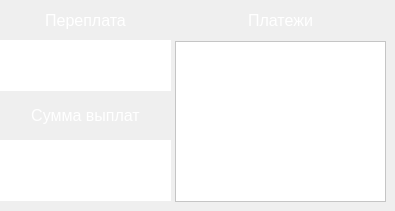
      <widget class="QWidget" name="tab_4">
       <attribute name="title">
        <string>Дифференцированный</string>
       </attribute>
       <widget class="QListWidget" name="diff_pay">
        <property name="geometry">
         <rect>
          <x>175</x>
          <y>41</y>
          <width>211</width>
          <height>161</height>
         </rect>
        </property>
        <property name="styleSheet">
         <string notr="true">QListWidget{
	background-color:white;
	color:black;
}</string>
        </property>
       </widget>
       <widget class="QLabel" name="label_7">
        <property name="geometry">
         <rect>
          <x>180</x>
          <y>10</y>
          <width>201</width>
          <height>21</height>
         </rect>
        </property>
        <property name="font">
         <font>
          <pointsize>12</pointsize>
         </font>
        </property>
        <property name="styleSheet">
         <string notr="true">QLabel{
	color:white;
}</string>
        </property>
        <property name="text">
         <string>&lt;html&gt;&lt;head/&gt;&lt;body&gt;&lt;p align=&quot;center&quot;&gt;Платежи&lt;/p&gt;&lt;/body&gt;&lt;/html&gt;</string>
        </property>
        <property name="textFormat">
         <enum>Qt::MarkdownText</enum>
        </property>
       </widget>
       <widget class="QLabel" name="label_8">
        <property name="geometry">
         <rect>
          <x>0</x>
          <y>10</y>
          <width>171</width>
          <height>21</height>
         </rect>
        </property>
        <property name="font">
         <font>
          <pointsize>12</pointsize>
         </font>
        </property>
        <property name="styleSheet">
         <string notr="true">QLabel{
	color:white;
}</string>
        </property>
        <property name="text">
         <string>&lt;html&gt;&lt;head/&gt;&lt;body&gt;&lt;p align=&quot;center&quot;&gt;Переплата&lt;/p&gt;&lt;/body&gt;&lt;/html&gt;</string>
        </property>
        <property name="textFormat">
         <enum>Qt::MarkdownText</enum>
        </property>
       </widget>
       <widget class="QLabel" name="label_9">
        <property name="geometry">
         <rect>
          <x>0</x>
          <y>100</y>
          <width>171</width>
          <height>31</height>
         </rect>
        </property>
        <property name="font">
         <font>
          <pointsize>12</pointsize>
         </font>
        </property>
        <property name="styleSheet">
         <string notr="true">QLabel{
	color:white;
}</string>
        </property>
        <property name="text">
         <string>&lt;html&gt;&lt;head/&gt;&lt;body&gt;&lt;p align=&quot;center&quot;&gt;Сумма выплат&lt;/p&gt;&lt;/body&gt;&lt;/html&gt;</string>
        </property>
        <property name="textFormat">
         <enum>Qt::MarkdownText</enum>
        </property>
       </widget>
       <widget class="QLabel" name="diff_sum">
        <property name="geometry">
         <rect>
          <x>0</x>
          <y>140</y>
          <width>171</width>
          <height>61</height>
         </rect>
        </property>
        <property name="font">
         <font>
          <pointsize>12</pointsize>
         </font>
        </property>
        <property name="styleSheet">
         <string notr="true">QLabel{
	color:black;
	background-color:white;
}</string>
        </property>
        <property name="text">
         <string>&lt;html&gt;&lt;head/&gt;&lt;body&gt;&lt;p align=&quot;center&quot;&gt;&lt;br/&gt;&lt;/p&gt;&lt;/body&gt;&lt;/html&gt;</string>
        </property>
        <property name="textFormat">
         <enum>Qt::MarkdownText</enum>
        </property>
       </widget>
       <widget class="QLabel" name="diff_over">
        <property name="geometry">
         <rect>
          <x>0</x>
          <y>40</y>
          <width>171</width>
          <height>51</height>
         </rect>
        </property>
        <property name="font">
         <font>
          <pointsize>12</pointsize>
         </font>
        </property>
        <property name="styleSheet">
         <string notr="true">QLabel{
	color:black;
	background-color:white;
}</string>
        </property>
        <property name="text">
         <string>&lt;html&gt;&lt;head/&gt;&lt;body&gt;&lt;p align=&quot;center&quot;&gt;&lt;br/&gt;&lt;/p&gt;&lt;/body&gt;&lt;/html&gt;</string>
        </property>
        <property name="textFormat">
         <enum>Qt::MarkdownText</enum>
        </property>
       </widget>
      </widget>
